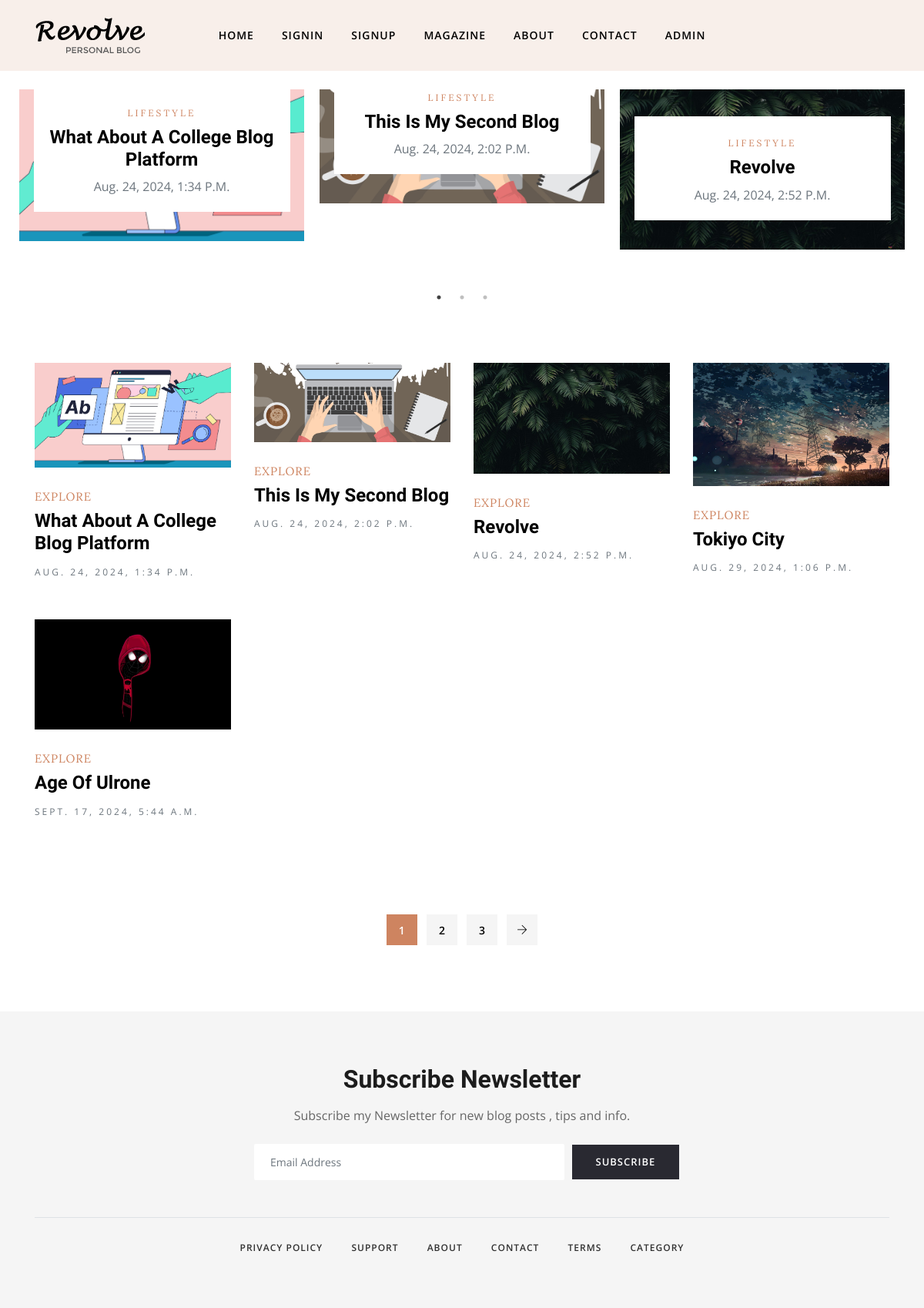
The page / on the database its author committed.
### posts/models.py (models this page shows, shortened)
class post(models.Model):
    STATUS_CHOICES = [
        ('Pending', 'Pending'),
        ('Approved', 'Approved'),
        ('Rejected', 'Rejected'),
    ]
    id = models.AutoField(primary_key=True)
    user = models.ForeignKey('register.Profile', on_delete=models.CASCADE)
    title = models.CharField(max_length=50)
    content = models.TextField()
    blog_picture = models.ImageField(upload_to='blog_pictures/')
    created_at = models.DateTimeField(auto_now_add=True)
    like = models.PositiveIntegerField(default=0)
    status = models.CharField(max_length=10, choices=STATUS_CHOICES, default='Pending')
    admin_comment = models.TextField(blank=True, null=True)

### register/views.py (the view)
# urls.py: path('',views.index,name='index'),
def index(request):
    pst = post.objects.filter(status='Approved')
    return render(request,'index.html',{'key':pst})

### templates/index.html (shortened to what this page needs)
{% load static %}
<!DOCTYPE html>
<html lang="en">
<head>
	<link rel="stylesheet" href={% static "plugins/bootstrap/css/bootstrap.min.css" %}>
	<link rel="stylesheet" href={% static "plugins/themify/css/themify-icons.css" %}>
	<link rel="stylesheet" href={% static "plugins/slick-carousel/slick-theme.css" %}>
	<link rel="stylesheet" href={% static "plugins/slick-carousel/slick.css"  %}>
	<link rel="stylesheet" href={% static "plugins/owl-carousel/owl.carousel.min.css" %}>
	<link rel="stylesheet" href={% static "plugins/owl-carousel/owl.theme.default.min.css" %}>
	<link rel="stylesheet" href={% static "plugins/magnific-popup/magnific-popup.css" %}>
	<link rel="stylesheet" href={% static "css/style.css" %}>
</head>
<body>
	<header class="header-top bg-grey justify-content-center">
		<div class="container">
			<div class="row align-items-center">
				<div class="col-lg-2 col-md-4 text-center d-none d-lg-block">
					<a class="navbar-brand " href="index.html">
						<img src={% static "images/logo.png" %} alt="" class="img-fluid">
					</a>
				</div>
				<div class="col-lg-8 col-md-12">
					<nav class="navbar navbar-expand-lg navigation-2 navigation">
						<div class="collapse navbar-collapse" id="navbar-collapse">
							<ul id="menu" class="menu navbar-nav mx-auto">
								<li class="nav-item dropdown">
									<a class="nav-link dropdown-toggle" href={% url 'index' %} id="navbarDropdown" role="button" data-toggle="dropdown"
										aria-haspopup="true" aria-expanded="false">
										Home
									</a>
								</li>
								<li class="nav-item"><a href={% url 'signin' %} class="nav-link">Signin</a></li>
								<li class="nav-item"><a href={% url 'register' %} class="nav-link">Signup</a></li>
								<li class="nav-item"><a href={% url 'magazine' %} class="nav-link">Magazine</a></li>
								<li class="nav-item"><a href={% url 'about' %} class="nav-link">About</a></li>
								<li class="nav-item"><a href={% url 'contact' %} class="nav-link">Contact</a></li>
								<li class="nav-item"><a href={% url 'super' %} class="nav-link">Admin</a></li>
							</ul>
						</div>
					</nav>
				</div>
			</div>
		</div>
	</header>
	<section class="slider mt-4">
		<div class="container-fluid">
			<div class="row no-gutters">
				<div class="col-lg-12 col-sm-12 col-md-12 slider-wrap">
					{% for post in key|slice:":5" %}
					<div class="slider-item">
						<div class="slider-item-content">
							<div class="post-thumb mb-4">
								<a href={% url 'single' post.id %}>
							</div>
							<div class="slider-post-content">
								<span class="cat-name text-color font-sm font-extra text-uppercase letter-spacing">Lifestyle</span>
								<h3 class="post-title mt-1"><a href={% url 'single' post.id %}>{{ post.title }}</a></h3>
								<span class=" text-muted  text-capitalize">{{ post.created_at }}</span>
							</div>
						</div>
					</div>
					{% endfor %}
				</div>
			</div>
		</div>
	</section>
	<section class="section-padding">
		<div class="container">
			<div class="row">
				<div class="col-lg-12 col-md-12 col-sm-12 col-xs-12">
					<div class="row">
						{% for j in key  %}
						<div class="col-lg-3 col-md-6">
							<article class="post-grid mb-5">
								<a class="post-thumb mb-4 d-block" href={% url 'single' j.id %}>
									<img src={{ j.blog_picture.url }} alt="" class="img-fluid w-100">
								<span class="cat-name text-color font-extra text-sm text-uppercase letter-spacing-1">Explore</span>
								<h3 class="post-title mt-1"><a href={% url 'single' j.id %}>{{ j.title }}</a></h3>
								<span class="text-muted letter-spacing text-uppercase font-sm">{{ j.created_at }}</span>
							</article>
						</div>
						{% endfor %}
					</div>
				</div>
				<div class="m-auto">
					<div class="pagination mt-5 pt-4">
						<ul class="list-inline ">
							<li class="list-inline-item"><a href="#" class="active">1</a></li>
							<li class="list-inline-item"><a href="#">2</a></li>
							<li class="list-inline-item"><a href="#">3</a></li>
							<li class="list-inline-item"><a href="#" class="prev-posts"><i class="ti-arrow-right"></i></a></li>
						</ul>
					</div>
				</div>
			</div>
		</div>
	</section>
	<section class="footer-2 section-padding gray-bg pb-5">
		<div class="container">
			<div class="row justify-content-center">
				<div class="col-lg-6">
					<div class="subscribe-footer text-center">
						<div class="form-group mb-0">
							<h2 class="mb-3">Subscribe Newsletter</h2>
							<p class="mb-4">Subscribe my Newsletter for new blog posts , tips and info.
							<p>
							<div class="form-group form-row align-items-center mb-0">
								<div class="col-sm-9">
									<input type="email" class="form-control" placeholder="Email Address">
								</div>
								<div class="col-sm-3">
									<a href="#" class="btn btn-dark ">Subscribe</a>
								</div>
							</div>
						</div>
					</div>
				</div>
			</div>
			<div class="footer-btm mt-5 pt-4 border-top">
				<div class="row">
					<div class="col-lg-12">
						<ul class="list-inline footer-socials-2 text-center">
							<li class="list-inline-item"><a href="#">Privacy policy</a></li>
							<li class="list-inline-item"><a href="#">Support</a></li>
							<li class="list-inline-item"><a href="#">About</a></li>
							<li class="list-inline-item"><a href="#">Contact</a></li>
							<li class="list-inline-item"><a href="#">Terms</a></li>
							<li class="list-inline-item"><a href="#">Category</a></li>
						</ul>
					</div>
				</div>
				<div class="row justify-content-center">
					<div class="col-lg-6">
					</div>
				</div>
			</div>
		</div>
	</section>
</body>
</html>

### static/css/style.css (style rules this page uses)
body, p { font-family: "Open Sans", sans-serif; line-height: 26px; font-size: 16px; text-rendering: optimizeLegibility; color: #666; font-weight: 400; }
html { overflow-x: hidden; width: 100%; height: 100%; }
h1, .h1, h2, .h2, h3, .h3, h4, .h4, h5, .h5, h6, .h6 { color: #1c1c1c; font-weight: 600; font-family: "Unna", serif; }
h2, .h2 { font-size: 32px; line-height: 36px; font-weight: 700; }
h3, .h3 { font-size: 24px; font-weight: 700; }
.font-extra { font-family: "Lora", serif; }
body { background: #fff; color: #575769; }
html, body { height: 100%; }
a { transition: all 0.3s ease-in-out; color: #000; }
a:link, a:visited { text-decoration: none; }
.section-padding { padding: 70px 0; position: relative; }
.form-control { box-shadow: none; border: 1px solid transparent; padding: 12px 20px; background: #f0f1f4; font-size: 14px; border-radius: 2px; }
.btn { border-radius: 0px; padding: 10px 30px; font-weight: 600; text-transform: uppercase; color: #fff; transition: 350ms; letter-spacing: 1px; font-size: 13px; border: 1px solid transparent; }
.btn-dark { background: #292931; }
.slick-slide { outline: 0; }
.letter-spacing { letter-spacing: 3px; }
.font-sm { font-size: 12px !important; }
.text-color { color: #ce8460; }
.bg-grey { background: #f8efea; }
.gray-bg { background: #f5f5f5; }
.navigation .menu { padding: 0px; }
.navigation .menu li { text-align: left; padding: 0px 10px; }
.navigation .menu li a { color: #000; display: inline-block; line-height: 26px; letter-spacing: 1px; }
.navigation .menu .dropdown-toggle::after { display: none; }
.navigation .menu .dropdown { position: relative; }
.dropdown-toggle::after { display: none; }
.navbar-nav .nav-link { transition: all 500ms ease; -moz-transition: all 500ms ease; -webkit-transition: all 500ms ease; -ms-transition: all 500ms ease; -o-transition: all 500ms ease; font-family: "Open Sans", sans-serif; text-transform: uppercase; font-size: 14px; font-weight: 600; padding: 25px 0px; }
.header-top { position: relative !important; }
.navigation-2.navigation .nav-link { padding: 25px 8px; }
.slider-item { margin: 0px 10px; }
.slider-item-content { position: relative; }
.slider-post-content { position: absolute; bottom: 38px; padding: 20px; background: #fff; width: 90%; text-align: center; margin: 0 auto; left: 0px; right: 0px; }
.pagination ul li a { width: 40px; height: 40px; background: #f5f5f5; display: inline-block; text-align: center; font-weight: 600; padding-top: 8px; font-size: 14px; }
.pagination ul li a.active { background: #ce8460; color: #fff; border-color: #ce8460; }
.post-title { text-transform: capitalize; }
.letter-spacing-1 { letter-spacing: 1px; }
.post-grid span { font-size: 15px; }
.footer-socials li, .footer-socials-2 li { margin: 0px 25px; }
.footer-socials li a, .footer-socials-2 li a { text-transform: uppercase; font-size: 12px; letter-spacing: 1px; font-weight: 600; }
.footer-socials-2 li a { color: #000; opacity: 0.8; }
.subscribe-footer .form-control { background: #fff; }
.subscribe-footer .btn { padding-top: 12px; padding-bottom: 12px; }

### rows shown on the page
post: title "What About A College Blog Platform", created_at "Aug. 24, 2024, 1:34 P.m.", blog_picture (picture), created_at "AUG. 24, 2024, 1:34 P.M."
post: title "This Is My Second Blog", created_at "Aug. 24, 2024, 2:02 P.m.", blog_picture (picture), created_at "AUG. 24, 2024, 2:02 P.M."
post: title "Revolve", created_at "Aug. 24, 2024, 2:52 P.m.", blog_picture (picture), created_at "AUG. 24, 2024, 2:52 P.M."
post: blog_picture (picture), title "Tokiyo City", created_at "AUG. 29, 2024, 1:06 P.M."
post: blog_picture (picture), title "Age Of Ulrone", created_at "SEPT. 17, 2024, 5:44 A.M."
